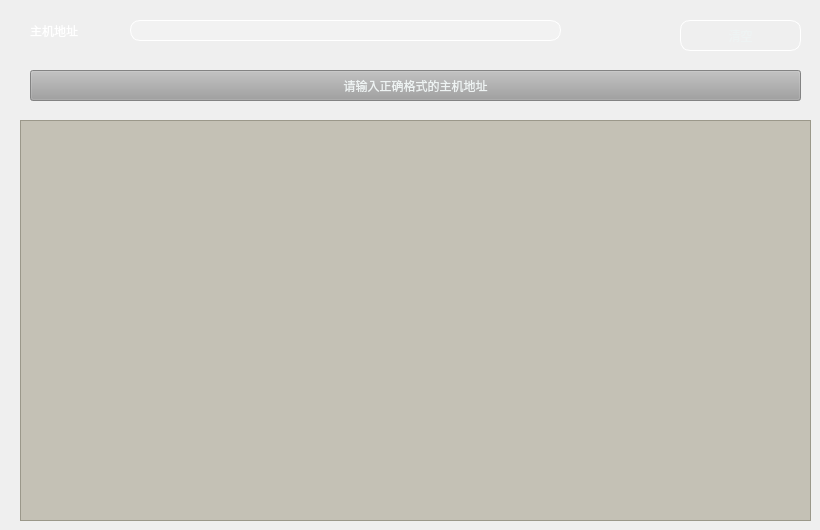
    <widget class="QWidget" name="tab_5">
     <property name="styleSheet">
      <string notr="true">QWidget#tab_5{
border-image: url(:/background/images/background/webscan.jpg);
}</string>
     </property>
     <attribute name="title">
      <string>操作系统探测</string>
     </attribute>
     <widget class="QLabel" name="label_20">
      <property name="geometry">
       <rect>
        <x>30</x>
        <y>20</y>
        <width>81</width>
        <height>21</height>
       </rect>
      </property>
      <property name="styleSheet">
       <string notr="true">color: rgb(255, 255, 255);
font: 18pt &quot;Al Bayan&quot;;</string>
      </property>
      <property name="text">
       <string>主机地址</string>
      </property>
     </widget>
     <widget class="QLineEdit" name="OSAdd_lnEd">
      <property name="geometry">
       <rect>
        <x>130</x>
        <y>20</y>
        <width>431</width>
        <height>21</height>
       </rect>
      </property>
      <property name="styleSheet">
       <string notr="true">background-color: rgba(255,255,255,0.2);
color: rgb(255, 255, 255);
border: 1px solid white;
border-radius: 10px;</string>
      </property>
     </widget>
     <widget class="QPushButton" name="clear_OSscan_btn">
      <property name="geometry">
       <rect>
        <x>680</x>
        <y>20</y>
        <width>121</width>
        <height>31</height>
       </rect>
      </property>
      <property name="styleSheet">
       <string notr="true">QPushButton{
	color: rgb(238, 243, 243);
	font: 18pt &quot;Al Bayan&quot;;
	border: 1px solid white;
	border-radius: 10px;
}
QPushButton:hover{
	background-color: rgba(254, 162, 28, 0.7);
}
QPushButton:pressed{
	background-color: rgba(254, 162, 28, 0.8);
}</string>
      </property>
      <property name="text">
       <string>清空</string>
      </property>
     </widget>
     <widget class="QPushButton" name="start_OSscan_btn">
      <property name="enabled">
       <bool>false</bool>
      </property>
      <property name="geometry">
       <rect>
        <x>30</x>
        <y>70</y>
        <width>771</width>
        <height>31</height>
       </rect>
      </property>
      <property name="styleSheet">
       <string notr="true">QPushButton{
	background-color: rgba(254, 162, 28, 0.6);
	color: rgb(238, 243, 243);
	font: 18pt &quot;Al Bayan&quot;;
}
QPushButton:hover{
	background-color: rgba(254, 162, 28, 0.7);
}
QPushButton:pressed{
	background-color: rgba(254, 162, 28, 0.8);
}
QPushButton:disabled{
	background-color: rgb(159, 159, 159);
}</string>
      </property>
      <property name="text">
       <string>请输入正确格式的主机地址</string>
      </property>
     </widget>
     <widget class="QTextBrowser" name="OSscan_textBrowser">
      <property name="geometry">
       <rect>
        <x>20</x>
        <y>120</y>
        <width>791</width>
        <height>401</height>
       </rect>
      </property>
      <property name="styleSheet">
       <string notr="true">QTextBrowser{
	font: 18pt &quot;Trebuchet MS&quot;;
	color: rgb(37, 238, 36);
	background-color: rgba(166, 161, 142, 0.6);
}</string>
      </property>
      <property name="html">
       <string>&lt;!DOCTYPE HTML PUBLIC &quot;-//W3C//DTD HTML 4.0//EN&quot; &quot;http://www.w3.org/TR/REC-html40/strict.dtd&quot;&gt;
&lt;html&gt;&lt;head&gt;&lt;meta name=&quot;qrichtext&quot; content=&quot;1&quot; /&gt;&lt;style type=&quot;text/css&quot;&gt;
p, li { white-space: pre-wrap; }
&lt;/style&gt;&lt;/head&gt;&lt;body style=&quot; font-family:'Trebuchet MS'; font-size:18pt; font-weight:400; font-style:normal;&quot;&gt;
&lt;p style=&quot;-qt-paragraph-type:empty; margin-top:0px; margin-bottom:0px; margin-left:0px; margin-right:0px; -qt-block-indent:0; text-indent:0px; font-family:'Andale Mono';&quot;&gt;&lt;br /&gt;&lt;/p&gt;&lt;/body&gt;&lt;/html&gt;</string>
      </property>
     </widget>
    </widget>
